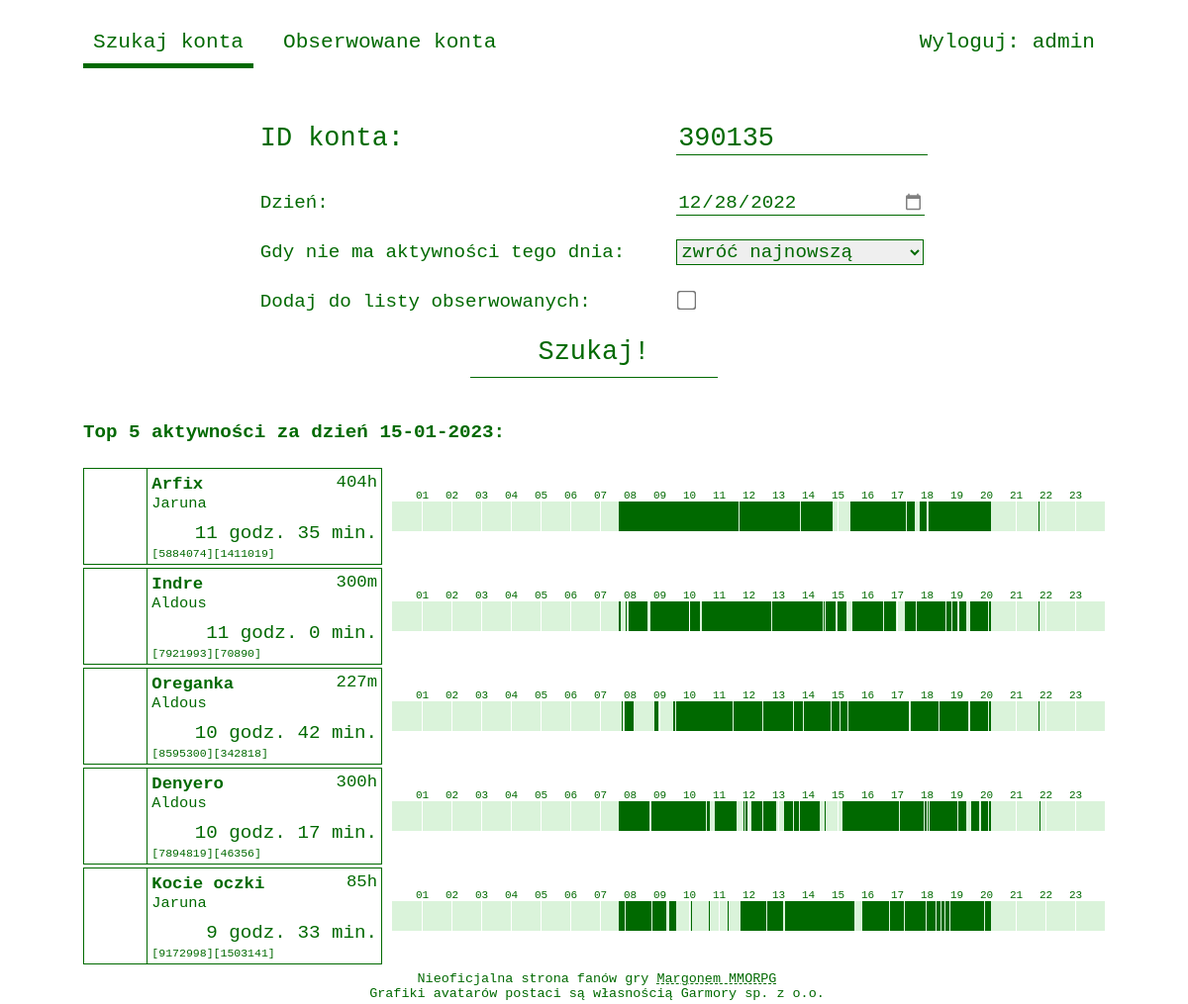
Screenshot of /stats/ (signed in) with the database file from the repository.
### stats/models.py (models this page shows, shortened)
class Character(models.Model):
    class Profession(models.TextChoices):
        WARRIOR = 'w'
        MAGE = 'm'
        HUNTER = 'h'
        TRACKER = 't'
        PALADIN = 'p'
        BLADE_DANCER = 'b'
    account = models.ForeignKey(Account, on_delete=models.CASCADE)
    cid = models.IntegerField()
    world = models.CharField(max_length=10)
    nick = models.CharField(max_length=40, blank=True)
    lvl = models.SmallIntegerField(blank=True, null=True)
    prof = models.CharField(max_length=1, choices=Profession.choices, default=Profession.WARRIOR)
    avatar_url = models.CharField(max_length=200, blank=True)
    @property
    def nick_or_null(self) -> str:
        return "????" if len(self.nick) == 0 else self.nick
    @property
    def lvl_prof_or_null(self) -> str:
        return "??" if self.lvl is None else f"{self.lvl}{self.prof}"

class Activity(models.Model):
    character = models.ForeignKey(Character, on_delete=models.CASCADE)
    date = models.DateField(auto_now_add=True)
    activity = models.BinaryField(max_length=180, default=activity_default)  # 60 * 24 / 8
    @property
    def total_minutes(self) -> int:
        return self.__bits_unpacked.sum()
    @property
    def activity_time(self) -> str:
        total_minutes = self.total_minutes
        hours = int(total_minutes // 60)
        minutes = int(total_minutes % 60)
        str_ = f"{minutes} min."
        if hours > 0:
            str_ = f"{hours} godz. " + str_
        return str_
    @property
    def activity_plot(self):
        plot_width = 720
        bits = self.__bits_unpacked
        start_end_list = self.__get_start_end_list(bits)
        div_list = []
        for i in range(60, 1440, 60):
            left = round(i * plot_width / 1440, 4) + 10
            div_line = f"""<div class="activity-plot-hour-line" style="left: {left}px;"></div>"""
            div_list.append(div_line)
            hour = f"{i // 60:02d}"
            div_hour = f"""<div class="activity-plot-hour" style="left: {left - 6}px;">{hour}</div>"""
            div_list.append(div_hour)
        for (start, end) in start_end_list:
            left = round(start * plot_width / 1440, 4) + 10
            width = round((end - start) * plot_width / 1440, 4)
            div = f"""<div class="activity-plot-line" style="left: {left}px; width: {width}px;"></div>"""
            div_list.append(div)
        return "\n".join(div_list)
    @property
    def __bits_unpacked(self) -> np.ndarray:
        return np.unpackbits(np.asarray(bytearray(self.activity)))
    @staticmethod
    def __get_start_end_list(bits: np.ndarray) -> List[Tuple[int, int]]:
        start_end_list = []
        start = None
        for i in range(0, len(bits)):
            if bits[i] == 1 and start is None:
                start = i
            if bits[i] == 0 and start is not None:
                start_end_list.append((start, i))
                start = None
        if start is not None:
            start_end_list.append((start, len(bits)))
        return start_end_list

### stats/views.py (the view)
# urls.py: path('', views.IndexView.as_view(), name='index'),
class IndexView(View):
    http_method_names = ['get', 'post']
    def get(self, request):
        context = self.get_context_data(request)
        return render(request, 'stats/index.html', context)
    def post(self, request):
        """
        Obsługuje formularz wyszukiwania konta
        Kiedy dane formularza są poprawne, przekierowuje na szczegółowy widok dla podanego konta i daty
        """
        form = SearchAccountForm(request.POST)
        if form.is_valid():
            account_id = form.cleaned_data['account_id']
            activity_date = form.cleaned_data['activity_date']
            no_date_option = form.cleaned_data['no_date_option']
            follow = form.cleaned_data['follow']
            request.session["follow"] = follow
            request.session["no_date_option"] = no_date_option
            return redirect('stats:detail', aid=account_id, activity_date=activity_date)
        context = self.get_context_data(request, form)
        return render(request, 'stats/index.html', context)
    def get_context_data(self, request, form: SearchAccountForm = None):
        context = {
            'form': self.get_form(request, form),
            'top': self.get_top_ranking()
        }
        return context
    @staticmethod
    def get_form(request, form: SearchAccountForm = None):
        if form is not None:
            return form
        if 'account_not_exists' in request.session:
            aid, activity_date = request.session["account_not_exists"].values()
            form = SearchAccountForm({'account_id': aid, 'activity_date': activity_date, 'no_date_option': 'last'})
            request.session.pop('account_not_exists', None)
        else:
            form = SearchAccountForm(initial={'account_id': 390135, 'activity_date': date(2022, 12, 28)})
        form.fields['activity_date'].widget.attrs.update({
            'min': '2022-12-28',
            'max': date.today()
        })
        return form
    @staticmethod
    def get_top_ranking():
        latest_activity_date = Activity.objects.aggregate(Max('date')).get('date__max')
        activity_query_set = Activity.objects.filter(date=latest_activity_date)
        top_activity = sorted(activity_query_set, key=lambda a: a.total_minutes, reverse=True)[:5]
        top_character_activity = [(activity.character, activity) for activity in top_activity]
        return {
            'date': latest_activity_date,
            'character_activity_list': top_character_activity
        }

### stats/forms.py
class SearchAccountForm(forms.Form):
    account_id = AccountIdField()
    activity_date = forms.DateField(
        label='Dzień',
        widget=forms.DateInput(attrs={'type': 'date'}),
        required=True
    )
    no_date_option = forms.ChoiceField(
        label='Gdy nie ma aktywności tego dnia',
        choices=(
            ('last', 'zwróć najnowszą'),
            ('first', 'zwróć najstarszą')
        )
    )
    follow = forms.BooleanField(
        label='Dodaj do listy obserwowanych',
        required=False
    )

### stats/templates/stats/index.html (shortened to what this page needs)
{% extends "stats/base.html" %}
{% load static %}
{% block content %}
    {% load static %}
    <link rel="stylesheet" href="{% static 'stats/css/index.css' %}">
    <form action="{% url 'stats:index' %}" method="post">
        <table>{{ form.as_table }}
            <tr>
                <td colspan="2"><input type="submit" value="Szukaj!"></td>
            </tr>
        </table>
    </form>
    {% if top %}
        <h4>Top 5 aktywności za dzień {{ top.date|date:"d-m-Y" }}:</h4>
        {% include "stats/char_box_and_plot.html" with character_activity_list=top.character_activity_list only %}
    {% endif %}
{% endblock %}

### stats/templates/stats/base.html (shortened to what this page needs)
<!DOCTYPE html>
<html lang="pl">
<head>
    {% load static %}
    <link rel="stylesheet" href="{% static 'stats/css/base.css' %}">
</head>
<body>
<nav>
    <a id="account-search-navbar" href="{% url 'stats:index' %}">Szukaj konta</a>
    <a id="following-navbar" href="{% url 'stats:following' %}">Obserwowane konta</a>
    {% if user.is_authenticated %}
        <a id="logout-navbar" href="{% url 'stats:logout' %}">Wyloguj: {{ user.username }}</a>
    {% else %}
        <a id="login-navbar" href="{% url 'stats:login' %}">Logowanie</a>
    {% endif %}
</nav>
{% block content %}Pusto :({% endblock %}
<footer>
    Nieoficjalna strona fanów gry <a target="_blank" href="https://www.margonem.pl/">Margonem MMORPG</a><br>
    Grafiki avatarów postaci są własnością Garmory sp. z o.o.
</footer>
</body>
</html>

### stats/templates/stats/char_box_and_plot.html (shortened to what this page needs)
{% load static %}
<link rel="stylesheet" href="{% static 'stats/css/char_box_and_plot.css' %}">
{% for character, activity in character_activity_list %}
    <div class="char-box-and-plot">
        <div class="char-box">
            <div class="char-box-img"
                 style="background-image:
                         {% if character.avatar_url %}
                             url('https://micc.garmory-cdn.cloud/obrazki/postacie{{ character.avatar_url }}'); background-size: 256px 384px;
                         {% else %}
                             url('https://unia.margonem.pl/img/def-npc.gif'); background-size: 64px 96px;
                         {% endif %}">
            </div>
            <div class="char-box-info">
                <span class="char-box-nick">{{ character.nick_or_null }}</span>
                <span class="char-box-lvl-prof">{{ character.lvl_prof_or_null }}</span>
                <div class="char-box-world">{{ character.world }}</div>
                <div class="char-box-aid">[{{ character.account_id }}][{{ character.cid }}]</div>
                {% if activity %}
                    <div class="char-box-activity-time">
                        {{ activity.activity_time }}
                    </div>
                {% endif %}
            </div>
        </div>
        {% if activity %}
            <div class="activity-plot">
                {{ activity.activity_plot|safe }}
            </div>
        {% endif %}
    </div>
{% endfor %}

### stats/static/stats/css/base.css (style rules this page uses)
body { background-color: #ffffff; width: 1032px; margin: auto; padding: 0; font-family: Andale Mono, monospace; font-size: 1.2em; font-stretch: semi-expanded; color: #006900; }
div, h1, h2, h3, h4, a, label, footer, nav { user-select: none; }
a { color: inherit; text-decoration: underline dashed #006900 1px; }
a:link { color: inherit; }
nav { width: 100%; height: 40px; margin: 20px 0 40px 0; font-size: 1.1em; }
nav > a { float: left; padding: 10px; text-align: center; text-decoration: none; }
nav > a:last-child { float: right; }
nav > a:not(:last-child) { margin-right: 20px; }
footer { background-color: white; position: fixed; bottom: 0; width: 1032px; padding: 3px; text-align: center; font-size: 0.7em; }
form table { margin: auto; border-spacing: 50px 0; }
form label { display: inline-block; width: 100%; height: 100%; font-weight: normal; text-align: left; }
form tr { height: 50px; }
form td, form input[type="text"], form input[type="date"], form input[type="submit"], form input[type="password"], form input[type="email"], form select, form option { width: 250px; font-family: inherit; font-stretch: inherit; font-size: inherit; color: #006900; }
form input[type="text"], form input[type="date"], form input[type="password"], form input[type="email"], form input[type="submit"] { border: none; border-bottom: 1px solid #006900; }
form select { border: 1px solid #006900; }
form input[type="checkbox"] { transform: scale(1.5); accent-color: #006900; }
form input[type="submit"] { font-size: 1.4em; background-color: white; padding: 10px; display: block; margin: auto; }

### stats/static/stats/css/index.css (style rules this page uses)
#account-search-navbar { border-bottom: 5px solid #006900; }
form { height: 300px; }
form tr:first-child { height: 80px; font-weight: 400; font-size: 1.4em; }

### stats/static/stats/css/char_box_and_plot.css (style rules this page uses)
.char-box-and-plot { height: 98px; width: 1032px; display: flex; margin-bottom: 3px; }
.char-box-and-plot:last-of-type { margin-bottom: 40px; }
.char-box { height: 96px; width: 300px; border: 1px solid #006900; display: flex; position: relative; }
.char-box-img { width: 64px; height: 96px; border-right: 1px solid #006900; image-rendering: pixelated; }
.char-box-info { padding: 4px; width: 230px; }
.char-box-nick { font-weight: bold; font-size: 0.9em; }
.char-box-lvl-prof { float: right; font-size: 0.9em; }
.char-box-world { font-size: 0.8em; text-transform: capitalize; }
.char-box-aid { font-size: 0.6em; position: absolute; bottom: 4px; user-select: text; }
.char-box-activity-time { position: absolute; bottom: 20px; right: 4px; }
.activity-plot-line { position: absolute; height: 30px; top: 34px; background-color: #006900; }
.activity-plot { width: 730px; height: 98px; position: relative; }
.activity-plot-hour { height: 10px; position: absolute; top: 22px; background-color: white; color: #006900; font-size: 11px; text-align: center; }

### rows the page displays
Character: nick_or_null "Arfix", lvl_prof_or_null "404h", world "Jaruna", account_id "5884074", cid "1411019", activity_time "11 godz. 35 min.", activity_plot "01 02 03 04 05 06 07 08 09 10 11 12 13 14 15 16 17 18 19 20 21 22 23"
Character: nick_or_null "Indre", lvl_prof_or_null "300m", world "Aldous", account_id "7921993", cid "70890", activity_time "11 godz. 0 min.", activity_plot "01 02 03 04 05 06 07 08 09 10 11 12 13 14 15 16 17 18 19 20 21 22 23"
Character: nick_or_null "Oreganka", lvl_prof_or_null "227m", world "Aldous", account_id "8595300", cid "342818", activity_time "10 godz. 42 min.", activity_plot "01 02 03 04 05 06 07 08 09 10 11 12 13 14 15 16 17 18 19 20 21 22 23"
Character: nick_or_null "Denyero", lvl_prof_or_null "300h", world "Aldous", account_id "7894819", cid "46356", activity_time "10 godz. 17 min.", activity_plot "01 02 03 04 05 06 07 08 09 10 11 12 13 14 15 16 17 18 19 20 21 22 23"
Character: nick_or_null "Kocie oczki", lvl_prof_or_null "85h", world "Jaruna", account_id "9172998", cid "1503141", activity_time "9 godz. 33 min.", activity_plot "01 02 03 04 05 06 07 08 09 10 11 12 13 14 15 16 17 18 19 20 21 22 23"

### other values shown
{{ user.username }} "admin"
{{ top.date|date:"d-m-Y" }} "15-01-2023"
